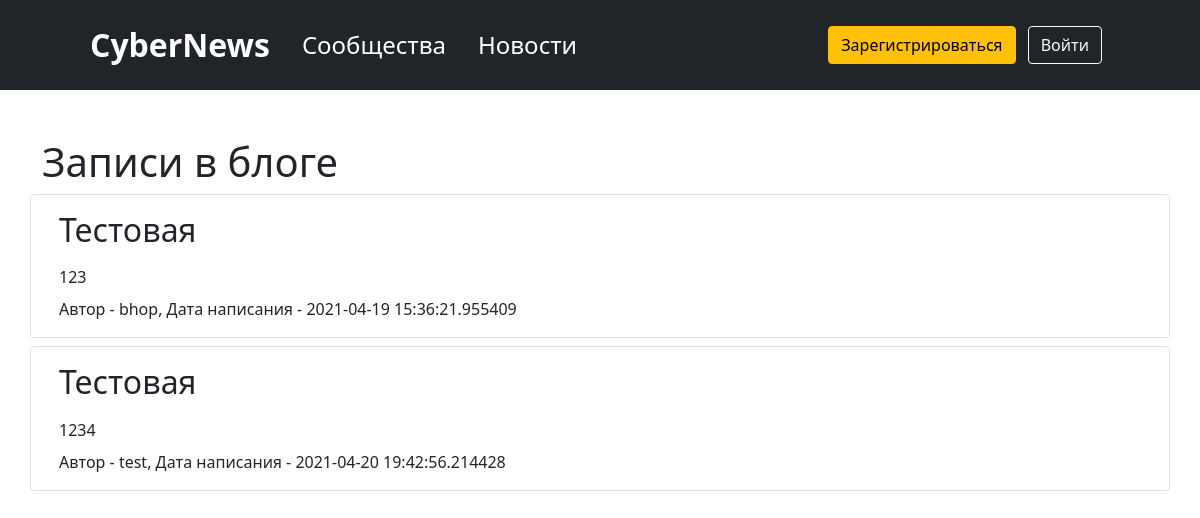
The page / on the database its author committed.
### data/news.py (models this page shows)
class News(SqlAlchemyBase):
    __tablename__ = 'news'
    id = sqlalchemy.Column(sqlalchemy.Integer,
                           primary_key=True, autoincrement=True)
    title = sqlalchemy.Column(sqlalchemy.String, nullable=True)
    content = sqlalchemy.Column(sqlalchemy.String, nullable=True)
    created_date = sqlalchemy.Column(sqlalchemy.DateTime,
                                     default=datetime.datetime.now)
    is_private = sqlalchemy.Column(sqlalchemy.Boolean, default=True)
    user_id = sqlalchemy.Column(sqlalchemy.Integer,
                                sqlalchemy.ForeignKey("users.id"))
    is_published_by_community = sqlalchemy.Column(sqlalchemy.Boolean, default=False)
    community_id = sqlalchemy.Column(sqlalchemy.Integer, sqlalchemy.ForeignKey('communities.id'),
                                     default=None, nullable=True)
    user = orm.relation('User')
    community = orm.relation('Community')
    categories = orm.relation("Category",
                              secondary="association",
                              backref="news")

### data/users.py (models this page shows, shortened)
class User(UserMixin, SqlAlchemyBase):
    __tablename__ = 'users'
    id = sqlalchemy.Column(sqlalchemy.Integer,
                           primary_key=True, autoincrement=True)
    name = sqlalchemy.Column(sqlalchemy.String, nullable=True)
    about = sqlalchemy.Column(sqlalchemy.String, nullable=True)
    email = sqlalchemy.Column(sqlalchemy.String,
                              index=True, unique=True, nullable=True)
    hashed_password = sqlalchemy.Column(sqlalchemy.String, nullable=True)
    created_date = sqlalchemy.Column(sqlalchemy.DateTime,
                                     default=datetime.datetime.now, nullable=True)
    avatar = sqlalchemy.Column(sqlalchemy.BLOB)
    subscribes_user_to_community = orm.relationship('Community', secondary='subscribes_user_to_community', backref="user")
    news = orm.relation("News", back_populates='user')
    communities = orm.relation('Community', back_populates='creator')

### main.py (the view)
@app.route("/")
def index():
    params = {}
    db_sess = db_session.create_session()
    if current_user.is_authenticated:
        news = db_sess.query(News).filter(
            (News.user == current_user) | (News.is_private != True))
    else:
        news = db_sess.query(News).filter(News.is_private != True)
    params['news'] = news
    params['title'] = 'Записи в блоге'
    return render_template("index.html", **params)

### data/db_session.py (called while the page is built)
def create_session() -> Session:
    global __factory
    return __factory()

### templates/index.html
{% extends "base.html" %}
{% block content %}
<h1>Записи в блоге</h1>
{% for item in news%}
<div class="row gap-2 p-3 my-2 border rounded">
    <h2>{{item.title}}</h2>
    <div>
        {{item.content}}
    </div>
    <div>
        {% if item.is_published_by_community %}
        Автор - <a class="text-decoration-none text-body" href="/community/id{{ item.community.id }}">{{item.community.name}}</a>, Дата написания - {{item.created_date}}
        {% else %}
        Автор - <a class="text-decoration-none text-body" href="/profile/id{{ item.user.id }}">{{item.user.name}}</a>, Дата написания - {{item.created_date}}
        {% endif %}
    </div>
</div>
{% endfor %}
{% endblock %}

### rows shown on the page
News: title "Тестовая", content "123", user.name "bhop", created_date "2021-04-19 15:36:21.955409"
News: title "Тестовая", content "1234", user.name "test", created_date "2021-04-20 19:42:56.214428"
